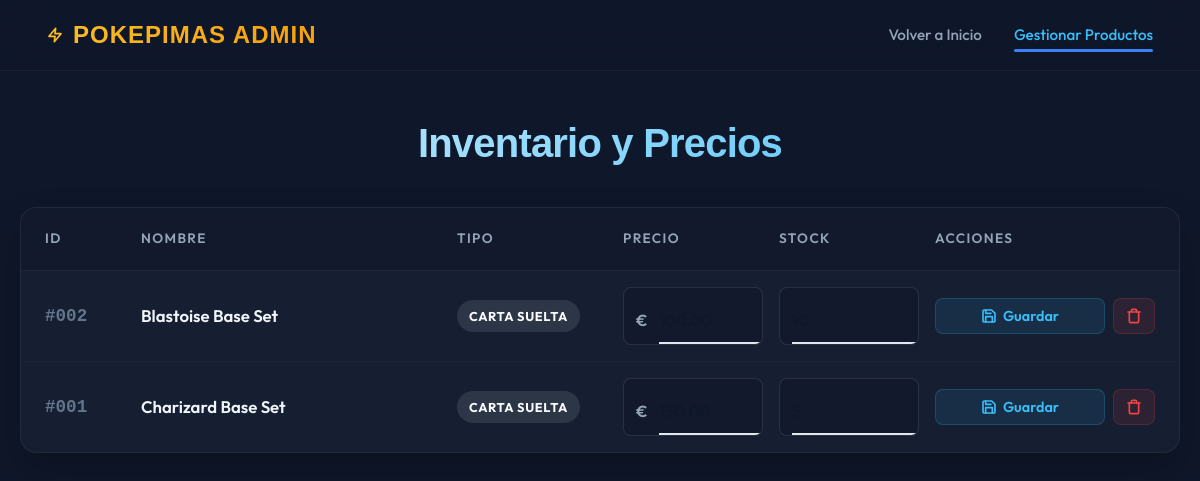
Before: /php/admin.php (signed in) with the older database file.
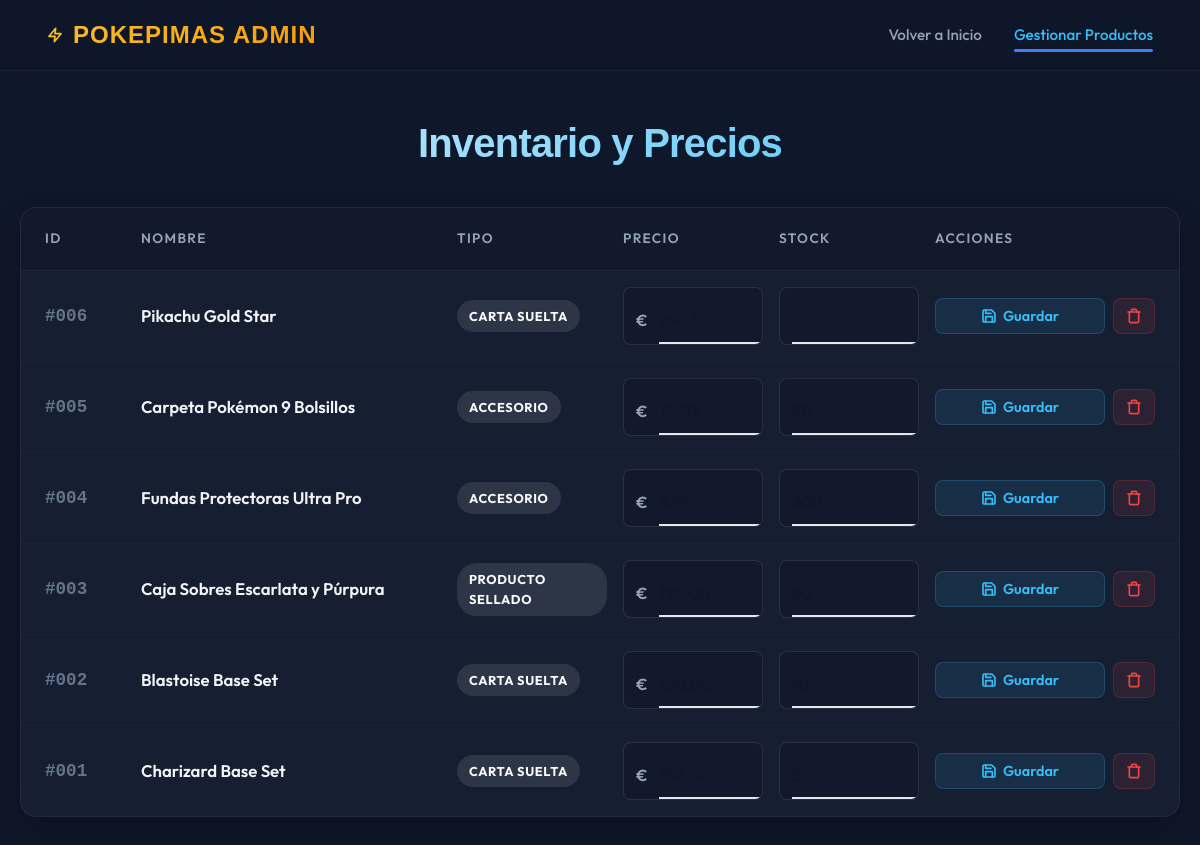
After: the same page with the newer database file.
### tables this page shows
CREATE TABLE Productos (
    IdProducto INTEGER PRIMARY KEY AUTO_INCREMENT,
    Ean BIGINT, 
    Nombre VARCHAR(100),
    Precio DECIMAL(10,2),
    Stock INTEGER,
    Estado VARCHAR(100),
    Impuesto DECIMAL(10,2),
    Imagen VARCHAR(100),
    Tipo VARCHAR(100),
    INDEX IdxNombreProducto (Nombre)
);

### php/admin.php (the view, shortened to what this page needs)
<?php
include 'database.php';
$sql = "SELECT * FROM Productos ORDER BY IdProducto DESC";
$result = $conexion->query($sql);
?>
<!DOCTYPE html>
<html lang="es">
<head>
    <link rel="stylesheet" href="../style/style.css?v=12">
</head>
<body>
    <nav class="navbar">
        <div class="nav-container">
            <a href="../index.php" class="logo">
                <svg xmlns="http://www.w3.org/2000/svg" width="24" height="24" viewBox="0 0 24 24" fill="none" stroke="currentColor" stroke-linecap="round" stroke-linejoin="round" style="stroke: #fbbf24;"><polygon points="13 2 3 14 12 14 11 22 21 10 12 10 13 2"></polygon></svg>
                POKEPIMAS ADMIN
            </a>
            <div class="nav-links">
                <a href="../index.php">Volver a Inicio</a>
                <a href="admin.php" class="active">Gestionar Productos</a>
            </div>
        </div>
    </nav>
    <div class="main-content">
        <h2 class="header-title">Inventario y Precios</h2>
        <div class="admin-grid">
            <div class="admin-grid-header">
                <div>ID</div>
                <div>Nombre</div>
                <div>Tipo</div>
                <div>Precio</div>
                <div>Stock</div>
                <div>Acciones</div>
            </div>
            <?php while ($row = $result->fetch_assoc()): ?>
            <form method="POST" action="admin.php" class="admin-grid-row">
                <div class="cell-id">#<?php echo str_pad($row['IdProducto'], 3, '0', STR_PAD_LEFT); ?></div>
                <div class="cell-name"><?php echo htmlspecialchars($row['Nombre']); ?></div>
                <div class="cell-type">
                    <span class="badge badge-<?php echo strtolower(htmlspecialchars($row['Tipo'])); ?>">
                        <?php echo htmlspecialchars($row['Tipo']); ?>
                    </span>
                </div>
                <div class="cell-price">
                    <div class="input-group">
                        <span>€</span>
                        <input type="number" step="0.01" name="precio" value="<?php echo $row['Precio']; ?>" class="admin-input">
                    </div>
                </div>
                <div class="cell-stock">
                    <div class="input-group" style="padding-left: 12px;">
                        <input type="number" name="stock" value="<?php echo $row['Stock']; ?>" class="admin-input" style="padding-left: 0;">
                    </div>
                </div>
                <div class="cell-actions">
                    <button type="submit" name="action" value="edit" class="btn-action btn-save">
                        Guardar
                    </button>
                    <button type="submit" name="action" value="delete" class="btn-action btn-del" onclick="return confirm('¿Estás seguro de que deseas eliminar permanentemente a <?php echo addslashes(htmlspecialchars($row['Nombre'])); ?>?');" title="Eliminar Producto">
                        <svg xmlns="http://www.w3.org/2000/svg" viewBox="0 0 24 24" fill="none" stroke="currentColor" stroke-linecap="round" stroke-linejoin="round"><polyline points="3 6 5 6 21 6"></polyline><path d="M19 6v14a2 2 0 0 1-2 2H7a2 2 0 0 1-2-2V6m3 0V4a2 2 0 0 1 2-2h4a2 2 0 0 1 2 2v2"></path></svg>
                    </button>
                </div>
            </form>
            <?php endwhile; ?>
        </div>
    </div>
</body>
</html>

### style/base.css (style rules this page uses)
:root { --bg-main: #f8fafc; --bg-surface: #ffffff; --bg-glass: #ffffff; --primary: #0f172a; --accent-red: #ef4444; --accent-red-hover: #dc2626; --accent-blue: #3b82f6; --accent-blue-hover: #2563eb; --accent-yellow: #f59e0b; --accent-purple: #8b5cf6; --text-primary: #1e293b; --text-secondary: #64748b; --text-light: #ffffff; --border-light: #e2e8f0; --border-highlight: #cbd5e1; --shadow-sm: 0 1px 2px 0 rgba(0, 0, 0, 0.05); --shadow-md: 0 10px 15px -3px rgba(0, 0, 0, 0.1), 0 4px 6px -2px rgba(0, 0, 0, 0.05); --shadow-hover: 0 20px 25px -5px rgba(0, 0, 0, 0.1), 0 10px 10px -5px rgba(0, 0, 0, 0.04); --shadow-glass: 0 8px 32px 0 rgba(0, 0, 0, 0.07); --glow-primary: 0 0 20px rgba(59, 130, 246, 0.2); --radius-sm: 8px; --radius-md: 16px; --radius-lg: 24px; --trans-fast: 0.2s ease; --trans-bounce: 0.5s cubic-bezier(0.34, 1.56, 0.64, 1); }
* { margin: 0; padding: 0; box-sizing: border-box; }
body { font-family: 'Nunito Sans', sans-serif; background-color: var(--bg-main); color: var(--text-primary); line-height: 1.6; min-height: 100vh; display: flex; flex-direction: column; }
h1, h2, h3, h4, h5, h6 { font-family: 'Montserrat', sans-serif; font-weight: 800; color: var(--primary); letter-spacing: -0.5px; margin-bottom: 20px; text-align: center; }
.main-content { flex: 1; padding-top: 50px; padding-bottom: 50px; width: 100%; }

### style/layout.css (style rules this page uses)
.navbar { background: #ffffff; border-bottom: 1px solid var(--border-light); padding: 15px 0; box-shadow: var(--shadow-sm); position: sticky; top: 0; z-index: 1000; }
.nav-container { max-width: 1400px; margin: 0 auto; padding: 0 15px; display: flex; justify-content: space-between; align-items: center; gap: 15px; }
.logo { display: flex; align-items: center; gap: 10px; font-family: 'Montserrat', sans-serif; font-weight: 900; font-size: 1.6rem; color: var(--primary); text-decoration: none; text-transform: uppercase; letter-spacing: 1px; flex-shrink: 0; }
.nav-links { display: flex; gap: 15px; flex-shrink: 1; }
.nav-links a { color: var(--text-secondary); text-decoration: none; font-weight: 700; font-size: 0.95rem; transition: var(--trans-fast); position: relative; padding: 5px 0; white-space: nowrap; }
.nav-links a:hover, .nav-links a.active { color: var(--accent-blue); }
.nav-links a::after { content: ''; position: absolute; bottom: 0; left: 0; width: 0%; height: 3px; background-color: var(--accent-blue); transition: var(--trans-bounce); border-radius: 2px; }
.nav-links a:hover::after, .nav-links a.active::after { width: 100%; }

### style/contact.css (style rules this page uses)
.input-group { position: relative; padding-top: 10px; }
.input-group input, .input-group textarea { width: 100%; padding: 12px 0; font-family: inherit; font-size: 1rem; color: var(--primary); background: transparent; border: none; border-bottom: 2px solid var(--border-light); transition: all 0.3s ease; }

Changed rows visible on the page:
added productos: IdProducto "006", Nombre "Pikachu Gold Star", Tipo "CARTA SUELTA", precio "250.00", stock "2"
added productos: IdProducto "005", Nombre "Carpeta Pokémon 9 Bolsillos", Tipo "ACCESORIO", precio "15.50", stock "80"
added productos: IdProducto "004", Nombre "Fundas Protectoras Ultra Pro", Tipo "ACCESORIO", precio "5.99", stock "200"
added productos: IdProducto "003", Nombre "Caja Sobres Escarlata y Púrpura", Tipo "PRODUCTO SELLADO", precio "120.00", stock "50"
